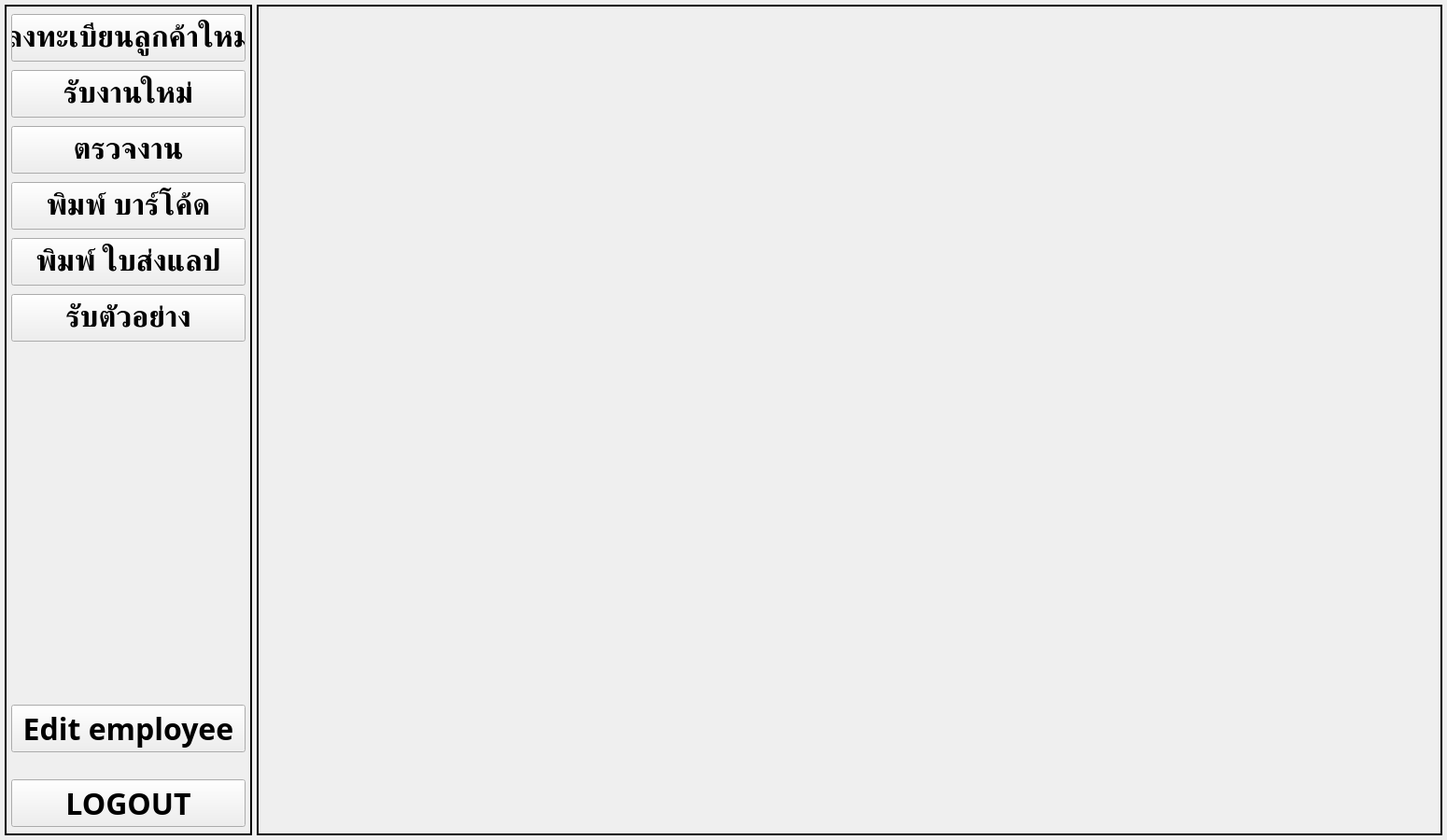
<?xml version="1.0" encoding="UTF-8"?>
<ui version="4.0">
 <class>MainWindow</class>
 <widget class="QMainWindow" name="MainWindow">
  <property name="geometry">
   <rect>
    <x>0</x>
    <y>0</y>
    <width>1550</width>
    <height>900</height>
   </rect>
  </property>
  <property name="minimumSize">
   <size>
    <width>1550</width>
    <height>900</height>
   </size>
  </property>
  <property name="maximumSize">
   <size>
    <width>1550</width>
    <height>900</height>
   </size>
  </property>
  <property name="windowTitle">
   <string>Register</string>
  </property>
  <widget class="QWidget" name="centralwidget">
   <widget class="QFrame" name="frame">
    <property name="geometry">
     <rect>
      <x>5</x>
      <y>5</y>
      <width>265</width>
      <height>890</height>
     </rect>
    </property>
    <property name="frameShape">
     <enum>QFrame::Shape::Box</enum>
    </property>
    <property name="frameShadow">
     <enum>QFrame::Shadow::Plain</enum>
    </property>
    <property name="lineWidth">
     <number>2</number>
    </property>
    <widget class="QPushButton" name="register_new_customer_pushButton">
     <property name="geometry">
      <rect>
       <x>7</x>
       <y>10</y>
       <width>251</width>
       <height>51</height>
      </rect>
     </property>
     <property name="font">
      <font>
       <family>TH Niramit AS</family>
       <pointsize>24</pointsize>
       <bold>true</bold>
      </font>
     </property>
     <property name="text">
      <string>ลงทะเบียนลูกค้าใหม่</string>
     </property>
    </widget>
    <widget class="QPushButton" name="new_work_pushButton">
     <property name="geometry">
      <rect>
       <x>7</x>
       <y>70</y>
       <width>251</width>
       <height>51</height>
      </rect>
     </property>
     <property name="font">
      <font>
       <family>TH Niramit AS</family>
       <pointsize>24</pointsize>
       <bold>true</bold>
      </font>
     </property>
     <property name="text">
      <string>รับงานใหม่</string>
     </property>
    </widget>
    <widget class="QPushButton" name="logout_pushButton">
     <property name="geometry">
      <rect>
       <x>7</x>
       <y>830</y>
       <width>251</width>
       <height>51</height>
      </rect>
     </property>
     <property name="font">
      <font>
       <family>TH Niramit AS</family>
       <pointsize>24</pointsize>
       <bold>true</bold>
      </font>
     </property>
     <property name="text">
      <string>LOGOUT</string>
     </property>
    </widget>
    <widget class="QPushButton" name="barcode_print_pushButton">
     <property name="geometry">
      <rect>
       <x>7</x>
       <y>190</y>
       <width>251</width>
       <height>51</height>
      </rect>
     </property>
     <property name="font">
      <font>
       <family>TH Niramit AS</family>
       <pointsize>24</pointsize>
       <bold>true</bold>
      </font>
     </property>
     <property name="text">
      <string>พิมพ์ บาร์โค้ด</string>
     </property>
    </widget>
    <widget class="QPushButton" name="check_job_pushButton">
     <property name="geometry">
      <rect>
       <x>7</x>
       <y>130</y>
       <width>251</width>
       <height>51</height>
      </rect>
     </property>
     <property name="font">
      <font>
       <family>TH Niramit AS</family>
       <pointsize>24</pointsize>
       <bold>true</bold>
      </font>
     </property>
     <property name="text">
      <string>ตรวจงาน</string>
     </property>
    </widget>
    <widget class="QPushButton" name="lab_received_pushButton">
     <property name="geometry">
      <rect>
       <x>7</x>
       <y>310</y>
       <width>251</width>
       <height>51</height>
      </rect>
     </property>
     <property name="font">
      <font>
       <family>TH Niramit AS</family>
       <pointsize>24</pointsize>
       <bold>true</bold>
      </font>
     </property>
     <property name="text">
      <string>รับตัวอย่าง</string>
     </property>
    </widget>
    <widget class="QPushButton" name="edit_employee_pushButton">
     <property name="geometry">
      <rect>
       <x>7</x>
       <y>750</y>
       <width>251</width>
       <height>51</height>
      </rect>
     </property>
     <property name="font">
      <font>
       <family>TH Niramit AS</family>
       <pointsize>24</pointsize>
       <bold>true</bold>
      </font>
     </property>
     <property name="text">
      <string>Edit employee</string>
     </property>
    </widget>
    <widget class="QPushButton" name="print_lab_order_pushButton">
     <property name="geometry">
      <rect>
       <x>7</x>
       <y>250</y>
       <width>251</width>
       <height>51</height>
      </rect>
     </property>
     <property name="font">
      <font>
       <family>TH Niramit AS</family>
       <pointsize>24</pointsize>
       <bold>true</bold>
      </font>
     </property>
     <property name="text">
      <string>พิมพ์ ใบส่งแลป</string>
     </property>
    </widget>
   </widget>
   <widget class="QStackedWidget" name="stackedWidget">
    <property name="geometry">
     <rect>
      <x>275</x>
      <y>5</y>
      <width>1270</width>
      <height>890</height>
     </rect>
    </property>
    <property name="frameShape">
     <enum>QFrame::Shape::Box</enum>
    </property>
    <property name="lineWidth">
     <number>2</number>
    </property>
    <property name="currentIndex">
     <number>0</number>
    </property>
    <widget class="QWidget" name="register_new_customer_page"/>
    <widget class="QWidget" name="new_work_page"/>
   </widget>
  </widget>
 </widget>
 <resources/>
 <connections/>
</ui>
